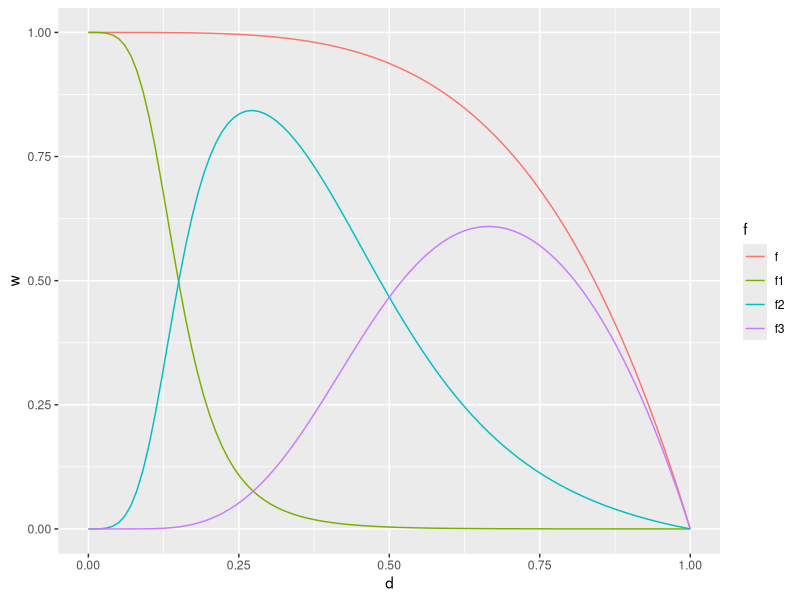

Write the R code that produced this figure.
# Trait-tolerance conceptual figure
# May 2026

# Load packages
library(tidyr)
library(ggplot2)

# Three separate functions
f1 = function(x) 0.164 * log(1 + 20 * (1-x))
f2 = function(x) 0.168 * log(1 + 5 * (1-x))
f3 = function(x) 0.288 * log(1 + 1 * (1-x))

f1 = function(x) 0.01 * (1-x^2)
f2 = function(x) 0.10 * (1-x^4)
f3 = function(x) 0.89 * (1-x^12)

f1 = function(x) 0.41 - 0.90 * x^2 + 0.49 * x^4
f2 = function(x) 0.39 - 0.05 * x^2 - 0.34 * x^4
f3 = function(x) 0.20 + 0.95 * x^2 - 1.15 * x^4

D = function(x) 1 + 44.44 * x^2 + 177.78 * x^4

f1 = function(x) (1 - x^4) / D(x)
f2 = function(x) ((44.44 * x^2) * (1 - x^4) ) / D(x)
f3 = function(x) ((177.78 * x^4) * (1 - x^4) ) / D(x)


D = function(x) 1 + 1975.31 * x^4 + 31604.94 * x^8

f1 = function(x) (1 - x^4) / D(x)
f2 = function(x) ((1975.31 * x^4) * (1 - x^4) ) / D(x)
f3 = function(x) ((31604.94 * x^8) * (1 - x^4) ) / D(x)

# Overall function
f = function(x) f1(x) + f2(x) + f3(x)

# Data frame
x = seq(0, 1, length=100)
dw = data.frame(
  d = x,
  f1 = f1(x),
  f2 = f2(x),
  f3 = f3(x),
  f = f(x)
)

# Reshape data
dl = pivot_longer(dw, cols = starts_with('f'),
                  names_to = 'f',
                  values_to = 'w')


# Plot
ggplot(data=dl, aes(x=d, y=w, color=f)) +
  geom_line()
